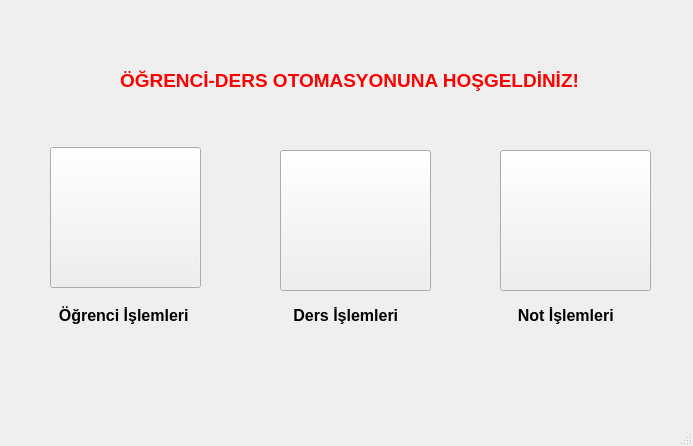
<?xml version="1.0" encoding="UTF-8"?>
<ui version="4.0">
 <class>MainWindow</class>
 <widget class="QMainWindow" name="MainWindow">
  <property name="geometry">
   <rect>
    <x>0</x>
    <y>0</y>
    <width>693</width>
    <height>446</height>
   </rect>
  </property>
  <property name="windowTitle">
   <string>MainWindow</string>
  </property>
  <widget class="QWidget" name="centralwidget">
   <widget class="QLabel" name="label">
    <property name="geometry">
     <rect>
      <x>120</x>
      <y>60</y>
      <width>571</width>
      <height>41</height>
     </rect>
    </property>
    <property name="palette">
     <palette>
      <active>
       <colorrole role="WindowText">
        <brush brushstyle="SolidPattern">
         <color alpha="255">
          <red>255</red>
          <green>0</green>
          <blue>0</blue>
         </color>
        </brush>
       </colorrole>
      </active>
      <inactive>
       <colorrole role="WindowText">
        <brush brushstyle="SolidPattern">
         <color alpha="255">
          <red>255</red>
          <green>0</green>
          <blue>0</blue>
         </color>
        </brush>
       </colorrole>
      </inactive>
      <disabled>
       <colorrole role="WindowText">
        <brush brushstyle="SolidPattern">
         <color alpha="255">
          <red>120</red>
          <green>120</green>
          <blue>120</blue>
         </color>
        </brush>
       </colorrole>
      </disabled>
     </palette>
    </property>
    <property name="font">
     <font>
      <pointsize>14</pointsize>
      <weight>75</weight>
      <bold>true</bold>
     </font>
    </property>
    <property name="text">
     <string>ÖĞRENCİ-DERS OTOMASYONUNA HOŞGELDİNİZ!</string>
    </property>
   </widget>
   <widget class="QLabel" name="label_6">
    <property name="geometry">
     <rect>
      <x>50</x>
      <y>300</y>
      <width>191</width>
      <height>31</height>
     </rect>
    </property>
    <property name="font">
     <font>
      <pointsize>12</pointsize>
      <weight>75</weight>
      <bold>true</bold>
     </font>
    </property>
    <property name="text">
     <string>  Öğrenci İşlemleri</string>
    </property>
   </widget>
   <widget class="QLabel" name="label_9">
    <property name="geometry">
     <rect>
      <x>280</x>
      <y>300</y>
      <width>161</width>
      <height>31</height>
     </rect>
    </property>
    <property name="font">
     <font>
      <pointsize>12</pointsize>
      <weight>75</weight>
      <bold>true</bold>
     </font>
    </property>
    <property name="text">
     <string>   Ders İşlemleri</string>
    </property>
   </widget>
   <widget class="QLabel" name="label_10">
    <property name="geometry">
     <rect>
      <x>500</x>
      <y>300</y>
      <width>161</width>
      <height>31</height>
     </rect>
    </property>
    <property name="font">
     <font>
      <pointsize>12</pointsize>
      <weight>75</weight>
      <bold>true</bold>
     </font>
    </property>
    <property name="text">
     <string>    Not İşlemleri</string>
    </property>
   </widget>
   <widget class="QPushButton" name="pbtn_ogr">
    <property name="geometry">
     <rect>
      <x>50</x>
      <y>147</y>
      <width>151</width>
      <height>141</height>
     </rect>
    </property>
    <property name="text">
     <string/>
    </property>
    <property name="icon">
     <iconset resource="Resources.qrc">
      <normaloff>:/resources/images/ogr.jpg</normaloff>:/resources/images/ogr.jpg</iconset>
    </property>
    <property name="iconSize">
     <size>
      <width>160</width>
      <height>160</height>
     </size>
    </property>
   </widget>
   <widget class="QPushButton" name="pbtn_ders">
    <property name="geometry">
     <rect>
      <x>280</x>
      <y>150</y>
      <width>151</width>
      <height>141</height>
     </rect>
    </property>
    <property name="text">
     <string/>
    </property>
    <property name="icon">
     <iconset resource="Resources.qrc">
      <normaloff>:/resources/images/ders.jpg</normaloff>:/resources/images/ders.jpg</iconset>
    </property>
    <property name="iconSize">
     <size>
      <width>160</width>
      <height>160</height>
     </size>
    </property>
   </widget>
   <widget class="QPushButton" name="pbtn_not">
    <property name="geometry">
     <rect>
      <x>500</x>
      <y>150</y>
      <width>151</width>
      <height>141</height>
     </rect>
    </property>
    <property name="text">
     <string/>
    </property>
    <property name="icon">
     <iconset resource="Resources.qrc">
      <normaloff>:/resources/images/notlar.jpg</normaloff>:/resources/images/notlar.jpg</iconset>
    </property>
    <property name="iconSize">
     <size>
      <width>160</width>
      <height>160</height>
     </size>
    </property>
   </widget>
  </widget>
  <widget class="QMenuBar" name="menubar">
   <property name="geometry">
    <rect>
     <x>0</x>
     <y>0</y>
     <width>693</width>
     <height>26</height>
    </rect>
   </property>
  </widget>
  <widget class="QStatusBar" name="statusbar"/>
 </widget>
 <resources>
  <include location="Resources.qrc"/>
 </resources>
 <connections/>
</ui>
